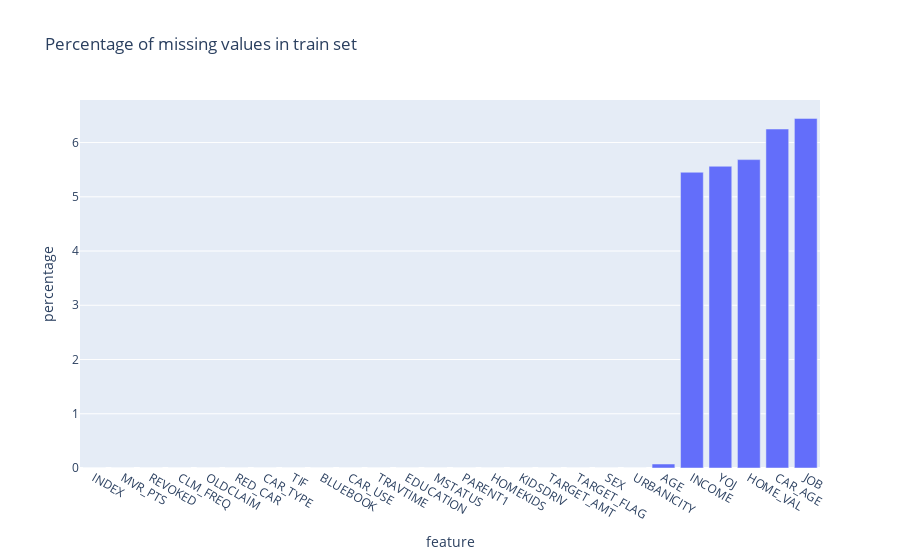

The code cell stored with this chart in its notebook:
### Markdown cell above
plot_missing_values(train_auto, 'train')
plt.show()

### Code cell
As we can see, the data is pretty complete with 5 variables having about 5-6% missing values. As a first study, I am going to impute those missing values using the following scheme : 

    * JOB : impute with the most common category aka the mode 
    * INCOME, HOME_VAL : impute using the mean value 
    * AGE, YOJ, CAR_AGE : replace with the median value 
    
As an extension, I will later on evaluate using an iterative imputer to look at the whole  dataset in order to complete it.

### Figure 1 — Plotly figure (JSON) as saved in the notebook; plotly's stock layout.template omitted (floating-point values rounded to 4 significant figures)
{"data": [{"alignmentgroup": "True", "hovertemplate": "feature=%{x}<br>percentage=%{y}<extra></extra>", "legendgroup": "", "marker": {"color": "#636efa"}, "name": "", "offsetgroup": "", "orientation": "v", "showlegend": false, "textposition": "auto", "type": "bar", "x": ["INDEX", "MVR_PTS", "REVOKED", "CLM_FREQ", "OLDCLAIM", "RED_CAR", "CAR_TYPE", "TIF", "BLUEBOOK", "CAR_USE", "TRAVTIME", "EDUCATION", "MSTATUS", "PARENT1", "HOMEKIDS", "KIDSDRIV", "TARGET_AMT", "TARGET_FLAG", "SEX", "URBANICITY", "AGE", "INCOME", "YOJ", "HOME_VAL", "CAR_AGE", "JOB"], "xaxis": "x", "y": [0, 0, 0, 0, 0, 0, 0, 0, 0, 0, 0, 0, 0, 0, 0, 0, 0, 0, 0, 0, 0.07352, 5.453, 5.563, 5.686, 6.249, 6.445], "yaxis": "y"}], "layout": {"barmode": "relative", "legend": {"tracegroupgap": 0}, "title": {"text": "Percentage of missing values in train set "}, "xaxis": {"anchor": "y", "domain": [0, 1], "title": {"text": "feature"}}, "yaxis": {"anchor": "x", "domain": [0, 1], "title": {"text": "percentage"}}}}
